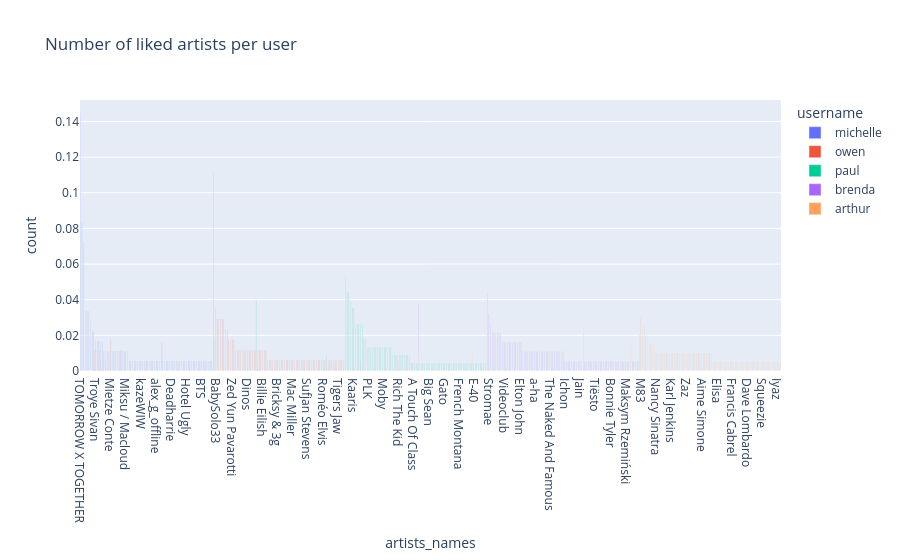

The cell this chart's notebook holds for it:
### Code cell
df["artists_names"] = df["artists"].apply(lambda x: [artist["name"] for artist in x])
df_count_artists = count_list_column_per_user(df, "artists_names")
px.bar(df_count_artists.groupby("username").head(100), x="artists_names", y="count", color="username", title="Number of liked artists per user", barmode="group")

### Figure 1 — Plotly figure (JSON) as saved in the notebook; plotly's stock layout.template omitted (floating-point values rounded to 4 significant figures)
{"data": [{"alignmentgroup": "True", "hovertemplate": "username=michelle<br>artists_names=%{x}<br>count=%{y}<extra></extra>", "legendgroup": "michelle", "marker": {"color": "#636efa", "pattern": {"shape": ""}}, "name": "michelle", "offsetgroup": "michelle", "orientation": "v", "showlegend": true, "textposition": "auto", "type": "bar", "x": ["TOMORROW X TOGETHER", "Mitski", "Stray Kids", "Deftones", "Jung Kook", "Latto", "Anitta", "Omar Apollo", "Miss Bashful", "Troye Sivan", "Leith Ross", "Mistress", "Edwin Rosen", "Matty", "Searows", "PinkPantheress", "Hyunjin", "Harry Styles", "Mietze Conte", "DBBD", "Pinegrove", "makko", "Wisp", "Chase Atlantic", "MCR-T", "Cafuné", "Memo Boy", "Miksu / Macloud", "ATEEZ", "SEVENTEEN", "Vacations", "V", "quinnie", "Roz Ryan", "Tiger JK", "yion", "kazeWIW", "Snail Mail", "So!YoON!", "horsegiirL", "golfjugo", "Verandah", "Steve Lacy", "d4vd", "RM", "alex_g_offline", "Papa Bear & His Cubs", "NewJeans", "Taylor Swift", "Taqbir", "Tokio Hotel", "宇宙ネコ子", "Die Ärzte", "Eyedress", "Deadharrie", "Lizzy McAlpine", "Dent May", "Djo", "Donald Glover", "Lauv", "GSoul", "Culcha Candela", "Mei Semones", "Hotel Ugly", "Ichiko Aoba", "KANA-BOON", "JUN", "Jonas Brothers", "DEAN", "Jimin", "Cocteau Twins", "ADOY", "BTS", "Matt Maltese", "Clairo", "Cigarettes After Sex", "Madeleine Martin", "BAUGRUPPE90", "Adventure Time"], "xaxis": "x", "y": [0.1444, 0.08333, 0.07222, 0.03333, 0.03333, 0.03333, 0.02778, 0.02222, 0.02222, 0.01667, 0.01667, 0.01667, 0.01667, 0.01667, 0.01111, 0.01111, 0.01111, 0.01111, 0.01111, 0.01111, 0.01111, 0.01111, 0.01111, 0.01111, 0.01111, 0.01111, 0.01111, 0.01111, 0.01111, 0.005556, 0.005556, 0.005556, 0.005556, 0.005556, 0.005556, 0.005556, 0.005556, 0.005556, 0.005556, 0.005556, 0.005556, 0.005556, 0.005556, 0.005556, 0.005556, 0.005556, 0.005556, 0.005556, 0.005556, 0.005556, 0.005556, 0.005556, 0.005556, 0.005556, 0.005556, 0.005556, 0.005556, 0.005556, 0.005556, 0.005556, 0.005556, 0.005556, 0.005556, 0.005556, 0.005556, 0.005556, 0.005556, 0.005556, 0.005556, 0.005556, 0.005556, 0.005556, 0.005556, 0.005556, 0.005556, 0.005556, 0.005556, 0.005556, 0.005556], "yaxis": "y"}, {"alignmentgroup": "True", "hovertemplate": "username=owen<br>artists_names=%{x}<br>count=%{y}<extra></extra>", "legendgroup": "owen", "marker": {"color": "#EF553B", "pattern": {"shape": ""}}, "name": "owen", "offsetgroup": "owen", "orientation": "v", "showlegend": true, "textposition": "auto", "type": "bar", "x": ["Josman", "Mom Jeans.", "BabySolo33", "Wolf Alice", "Laylow", "Iliona", "betcover!!", "Saez", "Luv Resval", "Basement", "Mietze Conte", "Sofiane Pamart", "Zed Yun Pavarotti", "The Strokes", "MCR-T", "Pixies", "Doja Cat", "Mistress", "Dosseh", "Miss Bashful", "SUICIDAL-IDOL", "ASIAN KUNG-FU GENERATION", "Hamza", "Green Montana", "Dinos", "Troye Sivan", "La Fève", "Turnover", "Citizen", "Cinco", "Damso", "Nekfeu", "YG Pablo", "Bob Marley & The Wailers", "Billie Eilish", "Lomepal", "BU$HI", "6LACK", "XXXTENTACION", "Claire Laffut", "Lil Uzi Vert", "Bring Me The Horizon", "SZA", "Bricksy & 3g", "Brand New", "Billy Idol", "Bertrand Belin", "Bas", "Baby B3ns", "abel31", "MARINA", "carwash", "Mac Miller", "horsegiirL", "Matt Maltese", "quinnie", "southstar", "Zola", "Foo Fighters", "La Dispute", "Faye Webster", "Elita", "Suki Waterhouse", "Jeune Mort", "Sufjan Stevens", "H JeuneCrack", "Jason Mraz", "FLOW", "Jaden", "Joji", "Fousheé", "J. Cole", "Fugazi", "Roméo Elvis", "Sam Gellaitry", "SCH", "SUPER BEAVER", "PinkPantheress", "Jazzy Bazz", "Edwin Rosen", "Kali Uchis", "EDGE", "The Neighbourhood", "Disiz", "Tigers Jaw", "Djo", "The 1975", "Peach Pit", "Title Fight"], "xaxis": "x", "y": [0.1111, 0.03509, 0.02924, 0.02924, 0.02924, 0.02924, 0.02924, 0.02339, 0.02339, 0.01754, 0.01754, 0.01754, 0.01754, 0.01754, 0.0117, 0.0117, 0.0117, 0.0117, 0.0117, 0.0117, 0.0117, 0.0117, 0.0117, 0.0117, 0.0117, 0.0117, 0.0117, 0.0117, 0.0117, 0.0117, 0.0117, 0.0117, 0.0117, 0.0117, 0.0117, 0.0117, 0.0117, 0.005848, 0.005848, 0.005848, 0.005848, 0.005848, 0.005848, 0.005848, 0.005848, 0.005848, 0.005848, 0.005848, 0.005848, 0.005848, 0.005848, 0.005848, 0.005848, 0.005848, 0.005848, 0.005848, 0.005848, 0.005848, 0.005848, 0.005848, 0.005848, 0.005848, 0.005848, 0.005848, 0.005848, 0.005848, 0.005848, 0.005848, 0.005848, 0.005848, 0.005848, 0.005848, 0.005848, 0.005848, 0.005848, 0.005848, 0.005848, 0.005848, 0.005848, 0.005848, 0.005848, 0.005848, 0.005848, 0.005848, 0.005848, 0.005848, 0.005848, 0.005848, 0.005848], "yaxis": "y"}, {"alignmentgroup": "True", "hovertemplate": "username=paul<br>artists_names=%{x}<br>count=%{y}<extra></extra>", "legendgroup": "paul", "marker": {"color": "#00cc96", "pattern": {"shape": ""}}, "name": "paul", "offsetgroup": "paul", "orientation": "v", "showlegend": true, "textposition": "auto", "type": "bar", "x": ["A$AP Rocky", "Kendrick Lamar", "Booba", "Damso", "Alpha Wann", "Freeze corleone", "Kaaris", "CJ", "Ateyaba", "Kid Cudi", "Jack Harlow", "PNL", "Pop Smoke", "Josman", "ScHoolboy Q", "Travis Scott", "PLK", "Ozuna", "Dr. Dre", "T.I.", "Takeoff", "13 Block", "Quavo", "Mobo", "Nas", "Moby", "Roddy Ricch", "Snoop Dogg", "Reed Charles", "Anuel AA", "Ninho", "Lino", "Gringe", "Orelsan", "SCH", "La Fève", "Rich The Kid", "DaBaby", "Seth Gueko", "Gambi", "Fetty Wap", "future", "Doums", "A$AP Ferg", "A Boogie Wit da Hoodie", "A Touch Of Class", "Central Cee", "Angèle", "Mary J. Blige", "Alkpote", "Alivor", "Mike Styles", "Youv Dee", "Youssoupha", "Big Sean", "Jeezy", "MC Eiht", "Gazo", "Sofiane", "Osirus Jack", "Slayzz", "Skepta", "Sinik", "Gato", "Out of Townerz", "Lartiste", "Kekra", "Kanye West", "Relo", "Jacky Brown", "R3HAB", "R.E.D.K.", "French Montana", "THE SCOTTS", "Cody Ray", "Lil Wayne", "Luv Resval", "Trinidad James", "Tory Lanez", "Médine", "David Guetta", "Tiitof", "Nekfeu", "E-40", "Lil Baby", "Dinos", "Lesram", "Django", "Niska", "OBOY", "Drake"], "xaxis": "x", "y": [0.05286, 0.04405, 0.04405, 0.03965, 0.03965, 0.03524, 0.03524, 0.02643, 0.02643, 0.02643, 0.02643, 0.02643, 0.01762, 0.01762, 0.01762, 0.01322, 0.01322, 0.01322, 0.01322, 0.01322, 0.01322, 0.01322, 0.01322, 0.01322, 0.01322, 0.01322, 0.01322, 0.01322, 0.01322, 0.01322, 0.008811, 0.008811, 0.008811, 0.008811, 0.008811, 0.008811, 0.008811, 0.008811, 0.008811, 0.008811, 0.008811, 0.008811, 0.008811, 0.004405, 0.004405, 0.004405, 0.004405, 0.004405, 0.004405, 0.004405, 0.004405, 0.004405, 0.004405, 0.004405, 0.004405, 0.004405, 0.004405, 0.004405, 0.004405, 0.004405, 0.004405, 0.004405, 0.004405, 0.004405, 0.004405, 0.004405, 0.004405, 0.004405, 0.004405, 0.004405, 0.004405, 0.004405, 0.004405, 0.004405, 0.004405, 0.004405, 0.004405, 0.004405, 0.004405, 0.004405, 0.004405, 0.004405, 0.004405, 0.004405, 0.004405, 0.004405, 0.004405, 0.004405, 0.004405, 0.004405, 0.004405], "yaxis": "y"}, {"alignmentgroup": "True", "hovertemplate": "username=brenda<br>artists_names=%{x}<br>count=%{y}<extra></extra>", "legendgroup": "brenda", "marker": {"color": "#ab63fa", "pattern": {"shape": ""}}, "name": "brenda", "offsetgroup": "brenda", "orientation": "v", "showlegend": true, "textposition": "auto", "type": "bar", "x": ["Of Monsters and Men", "Angèle", "Ghost", "Stromae", "Twin Temple", "Bon Entendeur", "Agar Agar", "Imagine Dragons", "ABBA", "Dua Lipa", "Shakira", "Taylor Swift", "Clean Bandit", "Videoclub", "Mattyeux", "Adèle Castillon", "Hoshi", "Agnes Obel", "Sóley", "The Mamas & The Papas", "Black Eyed Peas", "PNAU", "Elton John", "Matild", "Zara Larsson", "Lil Nas X", "JID", "Lily Allen", "Blondie", "Natalia Doco", "Gaëtan Roussel", "a-ha", "Duran Duran", "Léa Paci", "Arcane", "Moderat", "Ava Max", "Revers Gagnant", "Lesley Gore", "Coldplay", "The Naked And Famous", "Therapie TAXI", "Emma Peters", "Daft Punk", "Jess Glynne", "Cœur De Pirate", "League of Legends", "Heilung", "Cyndi Lauper", "Ichon", "Green Day", "Annie Lennox", "IC3PEAK", "Renan Luce", "Indochine", "Isaac Delusion", "Isabelle Pierre", "Adele", "Jack Harlow", "Jain", "Queen", "Arcade Fire", "Françoise Hardy", "GAYLE", "Janieck", "Dalida", "Daniel Balavoine", "Tones And I", "Tiësto", "Dave Stewart", "Dennis Lloyd", "The Score", "Frenetics", "Discobitch", "Cats On Trees", "Carter Burwell", "Dynoro", "Bonnie Tyler", "Eurythmics", "Gigi D'Agostino", "Leony", "MGMT", "Måneskin", "P.T. Adamczyk", "Miley Cyrus", "Loituma", "Maksym Rzemiński", "Patrick Wilson", "Lost Frequencies", "Lady Gaga", "Milky Chance", "M.I.A.", "MIKA", "Muse", "Orelsan"], "xaxis": "x", "y": [0.04301, 0.03763, 0.03226, 0.02688, 0.02151, 0.02151, 0.02151, 0.02151, 0.02151, 0.02151, 0.01613, 0.01613, 0.01613, 0.01613, 0.01613, 0.01613, 0.01613, 0.01613, 0.01613, 0.01613, 0.01613, 0.01613, 0.01613, 0.01075, 0.01075, 0.01075, 0.01075, 0.01075, 0.01075, 0.01075, 0.01075, 0.01075, 0.01075, 0.01075, 0.01075, 0.01075, 0.01075, 0.01075, 0.01075, 0.01075, 0.01075, 0.01075, 0.01075, 0.01075, 0.01075, 0.01075, 0.01075, 0.01075, 0.005376, 0.005376, 0.005376, 0.005376, 0.005376, 0.005376, 0.005376, 0.005376, 0.005376, 0.005376, 0.005376, 0.005376, 0.005376, 0.005376, 0.005376, 0.005376, 0.005376, 0.005376, 0.005376, 0.005376, 0.005376, 0.005376, 0.005376, 0.005376, 0.005376, 0.005376, 0.005376, 0.005376, 0.005376, 0.005376, 0.005376, 0.005376, 0.005376, 0.005376, 0.005376, 0.005376, 0.005376, 0.005376, 0.005376, 0.005376, 0.005376, 0.005376, 0.005376, 0.005376, 0.005376, 0.005376, 0.005376], "yaxis": "y"}, {"alignmentgroup": "True", "hovertemplate": "username=arthur<br>artists_names=%{x}<br>count=%{y}<extra></extra>", "legendgroup": "arthur", "marker": {"color": "#FFA15A", "pattern": {"shape": ""}}, "name": "arthur", "offsetgroup": "arthur", "orientation": "v", "showlegend": true, "textposition": "auto", "type": "bar", "x": ["Gargäntua", "M83", "Queen", "Till Lindemann", "Muse", "Gjon's Tears", "Rilès", "Lost Frequencies", "Daði Freyr", "Elton John", "Manuel Turizo", "Quiet Island", "In Flames", "No Doubt", "Nekfeu", "Nancy Sinatra", "Raja Kumari", "Ronare", "Lindsey Stirling", "KronoMuzik", "Radiohead", "Kelly Rowland", "Kavinsky", "Les Jones", "Karl Jenkins", "Pavel Lyubomudrov", "Metamorphose String Orchestra", "Topic", "Udo Lindenberg", "Taloula", "Bee Gees", "Battle Beast", "Carbonne", "Zaz", "Evanescence", "Avicii", "Arctic Monkeys", "Volbeat", "The xx", "Apache 207", "Spin Doctors", "Soundgarden", "Angèle", "Aime Simone", "A7S", "Damso", "David Guetta", "Aaron Hibell", "Gros Mo", "Scorpions", "ATB", "OneRepublic", "Bad Bunny", "Edward Maya", "Elisa", "Ellie Goulding", "Eluveitie", "Swedish House Mafia", "System Of A Down", "Matt Bellamy", "Super Social Jeez", "Eros Ramazzotti", "Pélerine", "Francis Cabrel", "Fabich", "Bambie", "Michael Jackson", "Drake", "Terence Blanchard", "Chris Isaak", "Trei Degete", "Måneskin", "Vika Jigulina", "Madonna", "Dave Lombardo", "Loreen", "Caravan Palace", "Calvin Harris", "Mister V", "Yugo Kanno", "The Rasmus", "Nirvana", "The Neighbourhood", "ZZCCMXTP", "Squeezie", "League of Legends", "The Kid LAROI", "Arcane", "Orelsan", "Adrian Chandler", "S-Crew", "Mimosa", "Pandrezz", "Miley Cyrus", "Romeo Santos", "Pastel", "Rita Passos", "Iyaz", "JID", "JOYCA"], "xaxis": "x", "y": [0.03, 0.025, 0.025, 0.025, 0.02, 0.02, 0.02, 0.015, 0.015, 0.015, 0.015, 0.015, 0.015, 0.01, 0.01, 0.01, 0.01, 0.01, 0.01, 0.01, 0.01, 0.01, 0.01, 0.01, 0.01, 0.01, 0.01, 0.01, 0.01, 0.01, 0.01, 0.01, 0.01, 0.01, 0.01, 0.01, 0.01, 0.01, 0.01, 0.01, 0.01, 0.01, 0.01, 0.01, 0.01, 0.01, 0.01, 0.01, 0.01, 0.01, 0.01, 0.005, 0.005, 0.005, 0.005, 0.005, 0.005, 0.005, 0.005, 0.005, 0.005, 0.005, 0.005, 0.005, 0.005, 0.005, 0.005, 0.005, 0.005, 0.005, 0.005, 0.005, 0.005, 0.005, 0.005, 0.005, 0.005, 0.005, 0.005, 0.005, 0.005, 0.005, 0.005, 0.005, 0.005, 0.005, 0.005, 0.005, 0.005, 0.005, 0.005, 0.005, 0.005, 0.005, 0.005, 0.005, 0.005, 0.005, 0.005, 0.005], "yaxis": "y"}], "layout": {"barmode": "group", "legend": {"title": {"text": "username"}, "tracegroupgap": 0}, "title": {"text": "Number of liked artists per user"}, "xaxis": {"anchor": "y", "domain": [0, 1], "title": {"text": "artists_names"}}, "yaxis": {"anchor": "x", "domain": [0, 1], "title": {"text": "count"}}}}
